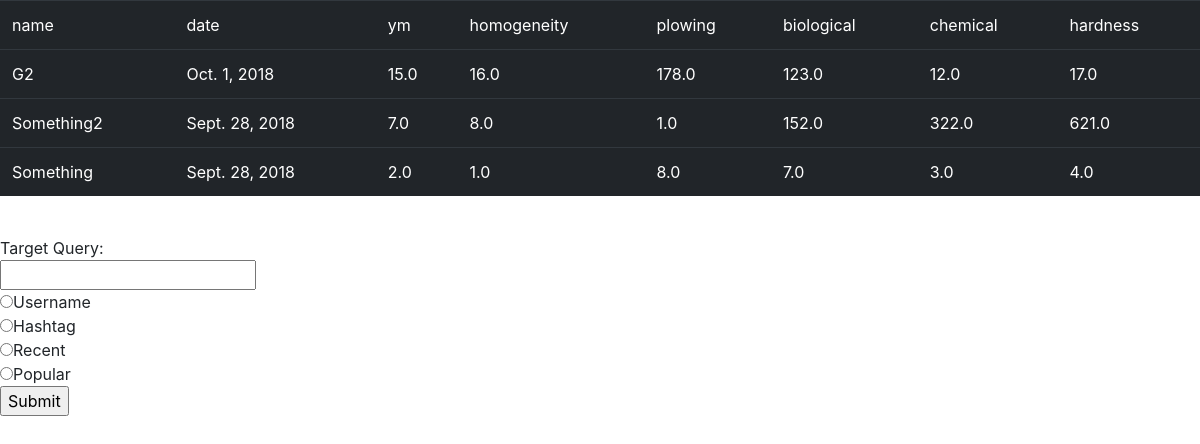
/twitterApp/result.png/, run on the app's committed database.
### twitterApp/models.py (models this page shows)
class evaluation(models.Model):
    name = models.CharField(max_length=100)
    date = models.DateField()
    ym = models.FloatField(max_length=10)
    homogeneity = models.FloatField(max_length=10)
    plowing = models.FloatField(max_length=10)
    biological = models.FloatField(max_length=10)
    chemical = models.FloatField(max_length=10)
    hardness = models.FloatField(max_length=10)

### twitterApp/views.py (the view)
# urls.py: path('', views.IndexView.as_view(), name='index'),
def index(request):
    qry = evaluation.objects.order_by('-ym')[0:].values('name', 'date','ym','homogeneity','plowing','biological','chemical','hardness')
    return render(request, 'twitterApp/graph.html', {'rs': qry, 'cs':qry[0].keys()})

### twitterApp/templates/twitterApp/graph.html (shortened to what this page needs)
<!DOCTYPE html>
{% load staticfiles %}
<html>
  <head>
    <link rel="stylesheet" href="https://stackpath.bootstrapcdn.com/bootstrap/4.1.0/css/bootstrap.min.css">
  </head>
  <body>
    <table class="table table-dark table-hover">
      <thead>
        <tr>
        {% for c in cs %}
          <td>{{ c }}</td>
        {% endfor %}
        </tr>
      </thead>
      <tbody>
        {% for r in rs %}
        <tr onclick="plot(this.childNodes, d3.select('.radarChart'))">
          <td>{{ r.name }}</td>
          <td>{{ r.date }}</td>
          <td>{{ r.ym }}</td>
          <td>{{ r.homogeneity }}</td>
          <td>{{ r.plowing }}</td>
          <td>{{ r.biological }}</td>
          <td>{{ r.chemical }}</td>
          <td>{{ r.hardness }}</td>
        </tr>
        {% endfor %}
      </tbody>
    </table>
   <form action='#' onsubmit="return false">
     Target Query:<br/>
     <input type='text' name='queryParameter'><br/>
     <input type='radio' name='typeOfQuery' value='username'>Username<br/>
     <input type='radio' name='typeOfQuery' value='hashtag'>Hashtag<br/>
     <input type='radio' name='typeOfQuery' value='recent'>Recent<br/>
     <input type='radio' name='typeOfQuery' value='popular'>Popular<br/>
     <input type='submit' value='Submit' onclick="processText('Something important');">
   </form>
  </body>
</html>

### data on the page
evaluation: name "G2", date "Oct. 1, 2018", ym "15.0", homogeneity "16.0", plowing "178.0", biological "123.0", chemical "12.0", hardness "17.0"
evaluation: name "Something2", date "Sept. 28, 2018", ym "7.0", homogeneity "8.0", plowing "1.0", biological "152.0", chemical "322.0", hardness "621.0"
evaluation: name "Something", date "Sept. 28, 2018", ym "2.0", homogeneity "1.0", plowing "8.0", biological "7.0", chemical "3.0", hardness "4.0"

### other printed values
{{ c }} "name" "date" "ym" "homogeneity" "plowing" "biological" "chemical" "hardness"
